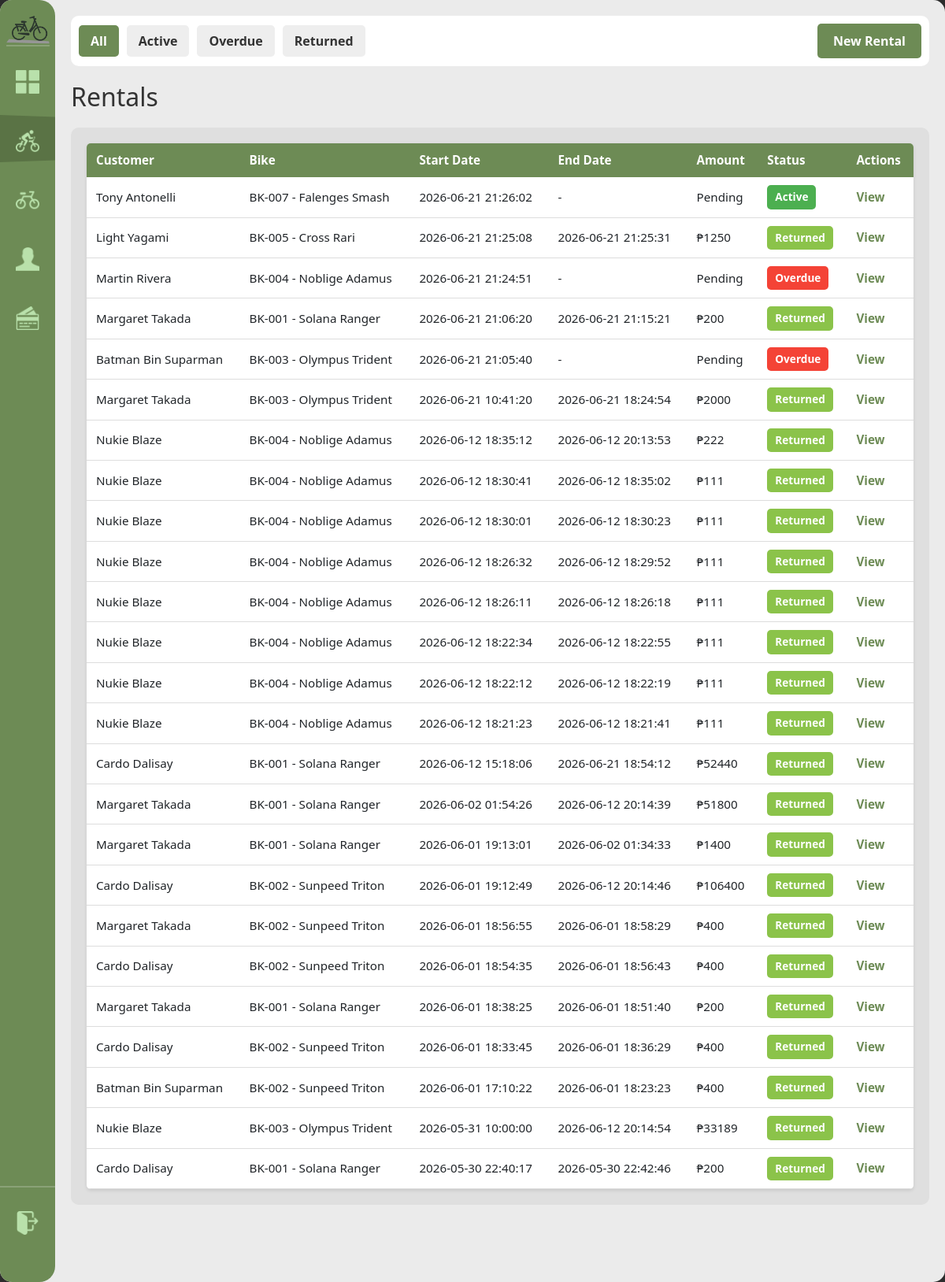
The page /rentals (signed in) on the database as committed earlier.
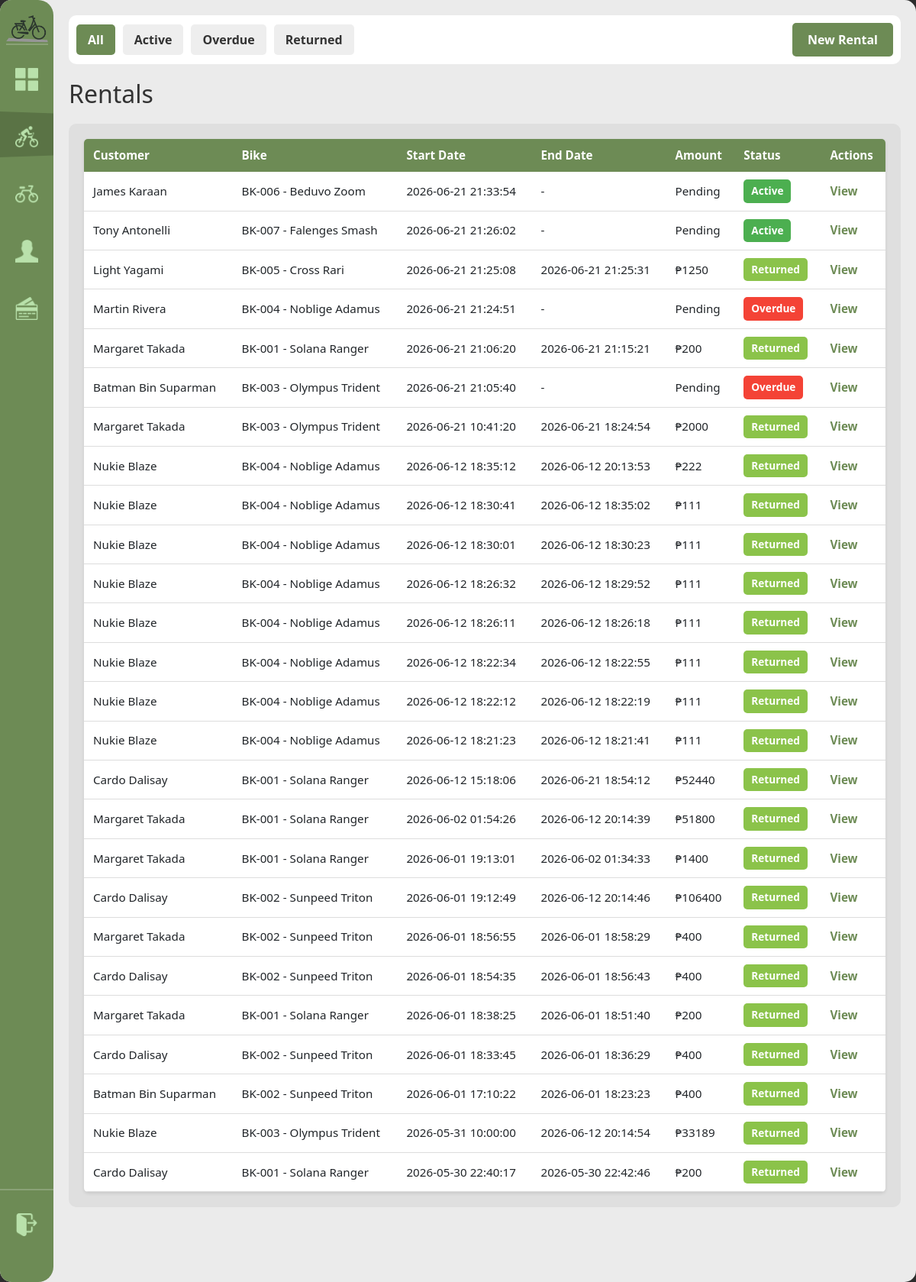
The same page on the database as committed later.
### tables this page shows
CREATE TABLE rents (
            rental_id INTEGER PRIMARY KEY AUTOINCREMENT,
            customer_id INTEGER NOT NULL,
            bike_id INTEGER NOT NULL,
            staff_id INTEGER REFERENCES staff(staff_id) ON UPDATE CASCADE ON DELETE SET NULL,
            rental_start DATETIME NOT NULL DEFAULT(datetime('now','localtime')), planned_return DATETIME,
            FOREIGN KEY(customer_id) REFERENCES customer(customer_id) ON DELETE CASCADE,
            FOREIGN KEY(bike_id) REFERENCES bike(bike_id) ON DELETE CASCADE
        );

CREATE TABLE bike (
            bike_id INTEGER PRIMARY KEY AUTOINCREMENT,
            bike_code TEXT NOT NULL UNIQUE,
            brand TEXT NOT NULL, model TEXT NOT NULL,
            color TEXT NOT NULL,
            bike_rate DECIMAL(8,2) NOT NULL DEFAULT 0,
            type TEXT NOT NULL DEFAULT 'standard',
            status TEXT NOT NULL DEFAULT 'available' CHECK(status IN('available','rented','retired')),
            date_added DATE NOT NULL DEFAULT(date('now','localtime'))
        );

### handlers/rentals_routes.py (the view)
@rentals_bp.route('/rentals')
@login_required
def rentals():
    status = request.args.get('status', 'all')
    rentals_list = database.get().get_all_rentals(status)
    customers_list = database.get().get_all_customers()
    bikes = database.get().get_available_bikes()
    return render_template('rentals.html', rentals=rentals_list, filter_status=status, customers=customers_list, bikes=bikes)

### app.py (called while the page is built)
def get_sidebar_state():
    return request.cookies.get('sidebarState') == 'expanded'

@app.context_processor
def inject_sidebar_state():
    return dict(sidebar_expanded=get_sidebar_state())

@app.context_processor
def inject_current_staff():
    staff = current_staff()
    return dict(current_staff=staff, is_admin=staff and staff.get("role") == "admin")

### modules/auth.py (called while the page is built)
def login_required(view):
    @wraps(view)
    def wrapped(*args, **kwargs):
        if not session.get("staff_id"):
            return redirect(url_for("login"))
        return view(*args, **kwargs)
    return wrapped

def current_staff():
    if not session.get("staff_id"):
        return None
    return {
        "staff_id": session.get("staff_id"),
        "username": session.get("username"),
        "first_name": session.get("first_name"),
        "last_name": session.get("last_name"),
        "role": session.get("role"),
    }

### modules/database.py (called while the page is built)
def get():
    if not db: init()
    return db

    def get_all_customers(self, search=""):
        q = f"%{search}%"
        query = """
            SELECT * FROM customer
            WHERE first_name LIKE ?
               OR last_name LIKE ?
               OR contact_number LIKE ?
               OR email LIKE ?
            ORDER BY last_name, first_name
        """
        return [dict(r) for r in self.conn.execute(query, (q, q, q, q)).fetchall()]

    def get_available_bikes(self):
        query = "SELECT * FROM bike WHERE status = 'available' ORDER BY bike_code"
        return [dict(r) for r in self.conn.execute(query).fetchall()]

### templates/rentals.html (shortened to what this page needs)
{% extends "base.html" %}
{% block content %}
<div class="top-bar">
    <div class="filter-controls">
        <a href="{{ url_for('rentals.rentals', status='all') }}" class="filter-btn {% if filter_status == 'all' %}active{% endif %}">All</a>
        <a href="{{ url_for('rentals.rentals', status='active') }}" class="filter-btn {% if filter_status == 'active' %}active{% endif %}">Active</a>
        <a href="{{ url_for('rentals.rentals', status='overdue') }}" class="filter-btn {% if filter_status == 'overdue' %}active{% endif %}">Overdue</a>
        <a href="{{ url_for('rentals.rentals', status='returned') }}" class="filter-btn {% if filter_status == 'returned' %}active{% endif %}">Returned</a>
        <button id="new-rental-btn" class="btn-primary" style="margin-left: auto;">New Rental</button>
    </div>
</div>
<h1>Rentals</h1>
<div class="content-grid">
    <div class="scroll-table-container">
        <table>
            <thead>
                <tr>
                <th>Customer</th>
                <th>Bike</th>
                <th>Start Date</th>
                <th>End Date</th>
                <th>Amount</th>
                <th>Status</th>
                <th>Actions</th>
            </tr>
        </thead>
        <tbody>
            {% for rental in rentals %}
            <tr>
                <td>{{ rental['customer_name'] }}</td>
                <td>{{ rental['bike_code'] }} - {{ rental['brand'] }} {{ rental['model'] }}</td>
                <td>{{ rental['rental_start'] }}</td>
                <td>{{ rental['rental_end'] or '-' }}</td>
                <td>{{ 'Pending' if rental['total_amount'] is none else '₱' ~ rental['total_amount'] }}</td>
                <td><span class="status-badge status-{{ rental['status'] }}">{{ rental['status'].title() }}</span></td>
                <td><a href="{{ url_for('rentals.rental_detail', rid=rental['rental_id']) }}">View</a></td>
            </tr>
            {% endfor %}
        </tbody>
    </table>
    </div>
</div>
{% endblock %}

### templates/base.html (shortened to what this page needs)
<!DOCTYPE html>
<html lang="en">
<head>
    <link rel="stylesheet" href="{{ url_for('static', filename='modals.css') }}">
    <link rel="stylesheet" href="{{ url_for('static', filename='style.css') }}">
</head>
<body>
    <div class="home-screen">
        <div class="sidebar" expand="{{ 'true' if sidebar_expanded else 'false' }}">
            <img class="sidebar-logo" src="{{url_for('static', filename='assets/imgs/Logo_mini.png') }}" alt="sidebar icon">
            <div class="nav-indicator"></div>
           <div class="nav-items">
                <a href="{{ url_for('home') }}"
                    class="nav-item" data-route="home">
                    <img src="{{ url_for('static', filename='assets/imgs/fsquare_icon.png') }}"   alt="Dashboard">
                </a>
                <a href="{{ url_for('rentals.rentals') }}"
                    class="nav-item" data-route="rentals.rentals">
                    <img src="{{ url_for('static', filename='assets/imgs/current_rent.png') }}"     alt="Rentals">
                </a>
                <a href="{{ url_for('bikes.registry') }}"
                    class="nav-item" data-route="bikes.registry">
                    <img src="{{ url_for('static', filename='assets/imgs/bike_icon.png') }}"       alt="Bikes">
                </a>
                <a href="{{ url_for('customers.customers') }}"
                    class="nav-item" data-route="customers.customers">
                    <img src="{{ url_for('static', filename='assets/imgs/person_icon.png') }}"   alt="Customers">
                </a>
                <a href="{{ url_for('payments.payments') }}"
                    class="nav-item" data-route="payments.payments">
                    <img src="{{ url_for('static', filename='assets/imgs/payments_icon.png') }}"    alt="Payments">
                </a>
            </div>
            <div class="logout-section">
                <a href="{{ url_for('logout') }}"
                    class="logout-btn" data-route="logout" sound-type="major">
                    <img src="{{ url_for('static', filename='assets/imgs/logout_icon.png') }}" alt="Logout">
                </a>
            </div>
        </div>
        <div class="main-content">
            {% block content %}{% endblock %}
        </div>
    </div>

Rows that differ between the two databases and show on the page:
added rents: customer_name "James Karaan", bike_code "BK-006", brand "Beduvo", model "Zoom", rental_start "2026-06-21 21:33:54", rental "-", total_amount "Pending", status "Active"
